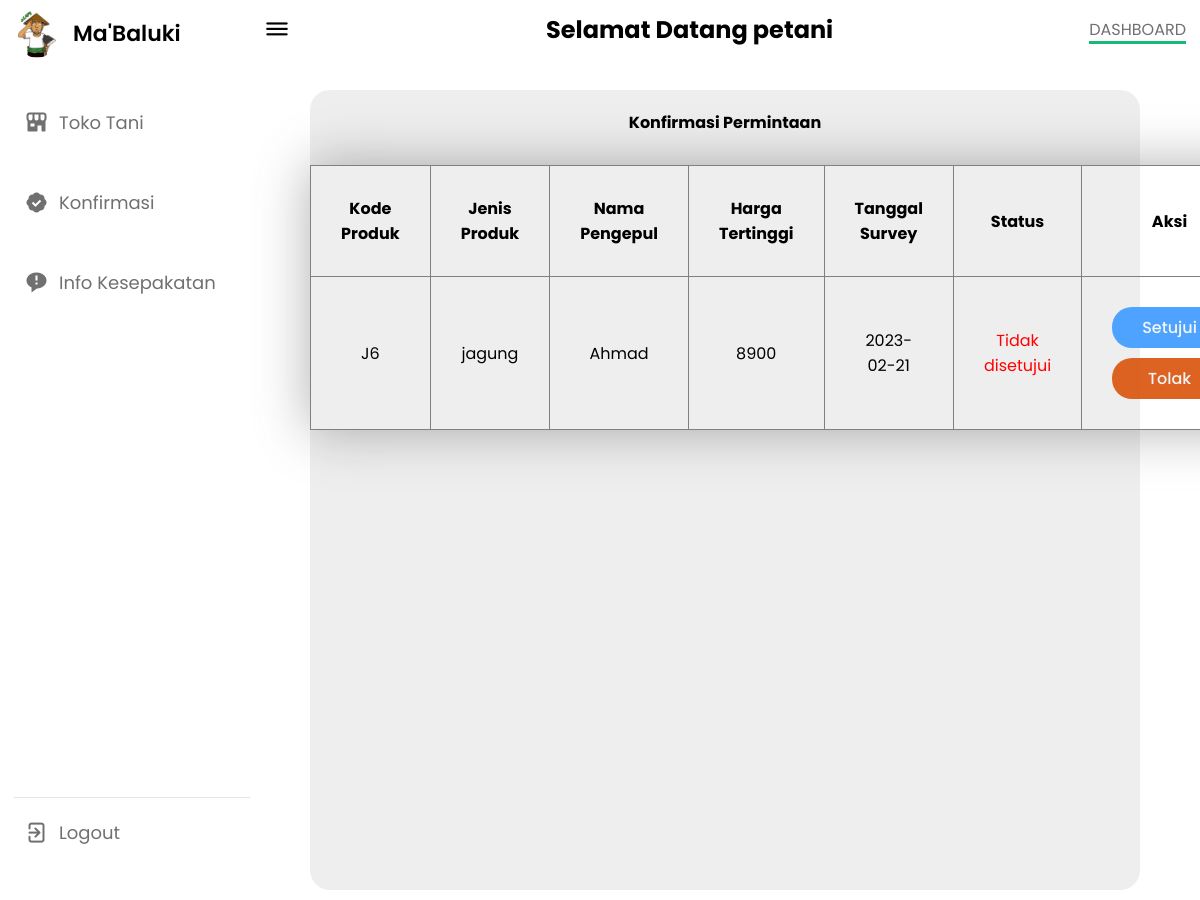
Screenshot of /index.php?p=konfirmasi (signed in) with the database file from the repository.
### tables this page shows
CREATE TABLE `pengepul` (
  `id_p` int(11) NOT NULL,
  `nama_p` varchar(50) NOT NULL,
  `kode_produk` varchar(21) NOT NULL,
  `harga_p` int(21) NOT NULL,
  `tanggal_p` date NOT NULL,
  `status` int(11) NOT NULL
);

CREATE TABLE `produk` (
  `id` int(11) NOT NULL,
  `nama_produk` varchar(50) NOT NULL,
  `kode_produk` varchar(21) NOT NULL,
  `jenis_produk` varchar(21) NOT NULL,
  `alamat` varchar(50) NOT NULL,
  `jumlah` int(5) NOT NULL,
  `gambar` varchar(100) NOT NULL,
  `deskripsi` varchar(100) NOT NULL,
  `id_user` int(11) NOT NULL
);

### function.php (called while the page is built, shortened)
<?php
    $hostname = "localhost";
    $username = "root";
    $password =  "";
    $nama_database = "project";
    $konek = mysqli_connect($hostname, $username, $password, $nama_database);
    function tampil_harga(){
        global $konek;
        $sql2 = "SELECT pengepul.kode_produk, pengepul.id_p, jenis_produk, nama_p, harga_p, tanggal_p, status FROM pengepul INNER JOIN
        produk ON pengepul.kode_produk = produk.kode_produk  WHERE status !=1 ORDER BY harga_p";
        $result = mysqli_query($konek, $sql2);
        return $result;
    }
?>

### konfirmasi_p.php (the view, shortened to what this page needs)
<!DOCTYPE html>
<html lang="en">
<head>
    <link rel="stylesheet" href="css/dashboard.css">
    <link rel="stylesheet" href="https://unicons.iconscout.com/release/v4.0.0/css/line.css">
    <link rel="stylesheet" href="https://cdn.jsdelivr.net/npm/boxicons@latest/css/boxicons.min.css">
</head>
<body>
    <div class="store" id="konfirmasi">
        <h4>Konfirmasi Permintaan</h4>
        <form action="" method="post">
            <table border="1" class="table"width="80%" style="margin: auto; height: 75%; border-collapse: collapse;">
            <tr>
                <th style="padding: 30px;">Kode Produk</th>
                <th style="padding: 30px;">Jenis Produk</th>
                <th style="padding: 30px;">Nama Pengepul</th>
                <th style="padding: 30px;">Harga Tertinggi</th>
                <th style="padding: 30px;">Tanggal Survey</th>
                <th style="padding: 30px;">Status</th>
                <th style="padding: 30px;">Aksi</th>
            </tr>
            <?php
                $hasil = tampil_harga();
                foreach ($hasil as $baris):
            ?>
            <tr>
                <td style="padding: 30px;"><?= $baris['kode_produk']; ?></td>
                <td style="padding: 30px;"><?= $baris['jenis_produk']; ?></td>
                <td style="padding: 30px;"><?= $baris['nama_p']; ?></td>
                <td style="padding: 30px;"><?= $baris['harga_p']; ?></td>
                <td style="padding: 30px;"><?= $baris['tanggal_p']; ?></td>
                <td style="padding: 30px;"><?php
                    if ($baris['status'] == 0){
                        echo '<span style="color: #F8CB2E;">Menunggu Persetujuan</span>';
                    } else if($baris['status'] == 1){
                        echo '<span style="color: green;">Telah disetujui</span>';
                    } else{
                        echo '<span style="color: red;">Tidak disetujui</span>';
                    }
                ?>
                </td>
                <td style="padding: 30px;" class="setuju">
                    <a href=" setuju.php?id=<?= $baris['id_p']; ?> " class="setujup">Setujui</a>
                    <a href=" tidaksetuju.php?id=<?= $baris['id_p']; ?> " class="setujupp">Tolak</a>
                </td>
            </tr>
            <?php
                endforeach;
            ?>
            </table>
        </form>
    </div>
</body>
</html>

### css/dashboard.css (style rules this page uses)
* { margin: 0; padding: 0; box-sizing: border-box; font-family: 'Poppins', sans-serif; }
:root { --primary-color: #16b978; --panel-color: #FFF; --text-color: #000; --black-light-color: #707070; --border-color: #e6e5e5; --toggle-color: #DDD; --box1-color: #4DA3FF; --box2-color: #FFE6AC; --box3-color: #E7D1FC; --title-icon-color: #fff; --tran-05: all 0.5s ease; --tran-03: all 0.3s ease; --tran-03: all 0.2s ease; }
body { min-height: 100vh; background-color: var(--primary-color); }
.store { width: 100%; height: 80vh; margin: auto; margin-top: 80px; padding-top: 20px; border-radius: 20px; background: #EEEEEE; }
.table { box-shadow: 0 0 50px rgba(97, 93, 94, 0.488); text-align: center; }
.table a { color: #e6e5e5; }
.store h4 { text-align: center; font-weight: 700; margin-bottom: 30px; }
.setuju { display: flex; border: none; flex-direction: column; gap: 10px; }
.setuju a { color: #f4f5f6; text-decoration: none; padding: 8px 30px; font-weight: 500; }
.setuju .setujup { background: #4DA3FF; border-radius: 20px; }
.setuju .setujupp { background: #dc5d19f5; border-radius: 20px; }

### konfirmasi_p.php (style rules this page uses)
.store { width: 90%; height: 100vh; margin-top: 80px; padding-top: 20px; border-radius: 20px; background: #EEEEEE; }

### rows the page displays
pengepul: kode_produk "J6", produk.jenis_produk "jagung", nama_p "Ahmad", harga_p "8900", tanggal_p "2023-02-21", status "Tidak disetujui"

### other values shown
$_SESSION['login'] "petani"
